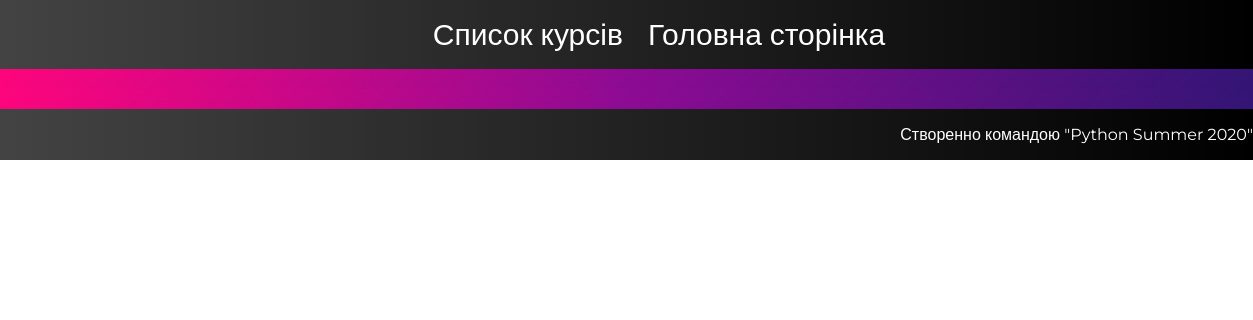
The page /course/list on the database as committed earlier.
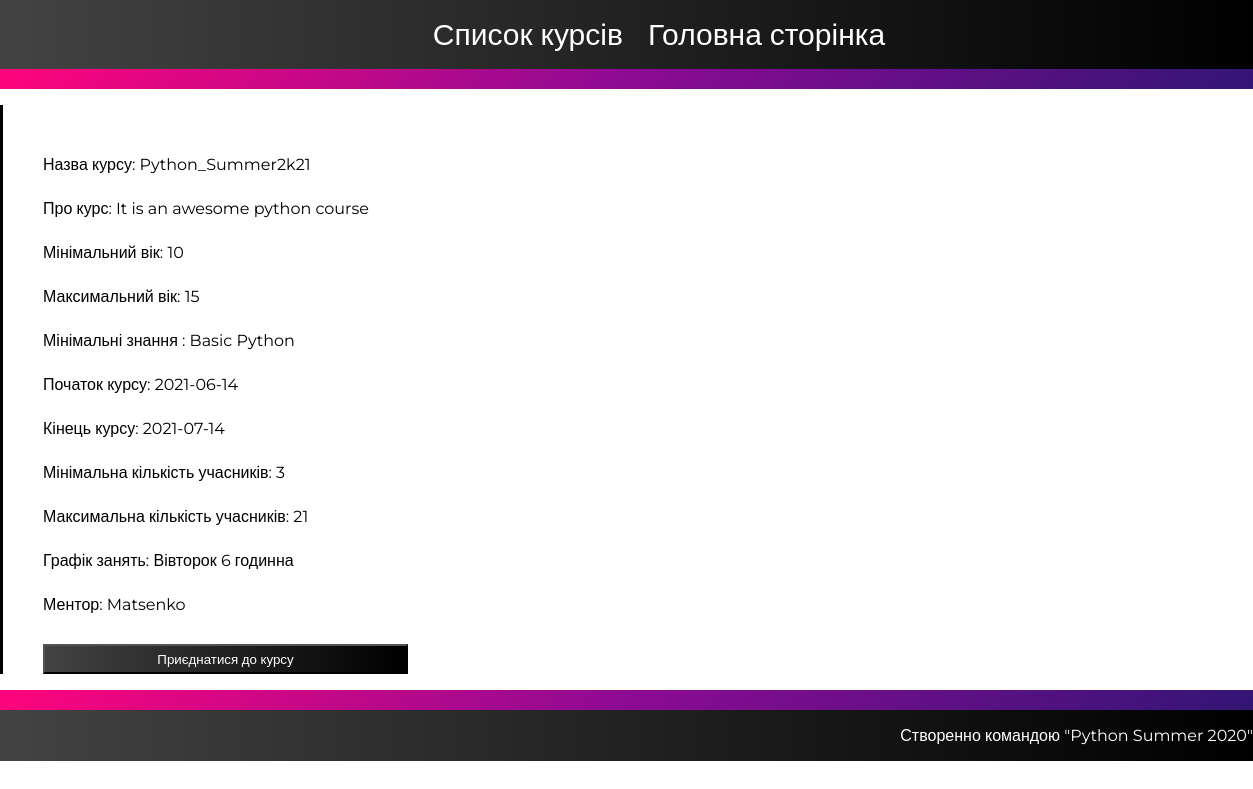
The same page on the database as committed later.
### tables this page shows
CREATE TABLE course (
    author_id INTEGER NOT NULL,
    id  INTEGER  PRIMARY KEY,  
    name TEXT NOT NULL, 
    start_date DATE NOT NULL,
    descr TEXT NOT NULL,
    students_id TEXT ,
    volunteers  TEXT NOT NULL,
    min_age INTEGER NOT NULL,
    max_age INTEGER NOT NULL,
    end_date DATE NOT NULL,
    min_people INTEGER NOT NULL,
    max_people INTEGER NOT NULL,
    schedule TEXT NOT NULL,
    min_knowledge TEXT NOT NULL,
    FOREIGN KEY (author_id) REFERENCES user_tab (id),
    FOREIGN KEY (students_id) REFERENCES user_tab (id)
);

CREATE TABLE user_tab (
  id  INTEGER  PRIMARY KEY,  
  username TEXT UNIQUE NOT NULL,
  password TEXT NOT NULL,
  name TEXT  NOT NULL,
  email TEXT UNIQUE NOT NULL,
  telephone_number TEXT UNIQUE NOT NULL ,
  birthday TEXT NOT NULL,
  prof_skills TEXT NOT NULL,
  isMentor BOOLEAN NOT NULL

);

### flaskr/main.py (the view)
@bp.route('/course/list')
def course_list():
    db = get_db()
    courses = db.execute(
        'SELECT name, start_date, descr, students_id, author_id,volunteers,min_age,max_age,end_date,min_people,max_people,schedule,min_knowledge'
        ' FROM course '
    ).fetchall()
    mentor = db.execute('SELECT username,id ' 'FROM user_tab').fetchall()
    student = db.execute('SELECT username,id ' 'FROM user_tab').fetchall()
    return render_template('course_list.html',courses=courses,mentor=mentor,student=student)

### flaskr/auth.py (called while the page is built)
@bp.before_app_request
def load_logged_in_user():
    user_id = session.get('user_id')
    if user_id is None:
        g.user = None
    else:
        g.user = get_db().execute(
            'SELECT * FROM user_tab WHERE id = ?', (user_id,)
        ).fetchone()

### flaskr/db.py (called while the page is built)
def get_db():
    if 'db' not in g:
        g.db = sqlite3.connect(
            current_app.config['DATABASE'],
            detect_types=sqlite3.PARSE_DECLTYPES
        )
        g.db.row_factory = sqlite3.Row
    return g.db

### flaskr/templates/course_list.html (shortened to what this page needs)
<!DOCTYPE html>
<html lang="en">
<head>
</head>
<body>
      <header >
        <ul>
            <li>Список курсів</li>
            <li><a href="{{url_for('home')}}">Головна сторінка</a></li>
        </ul>
    </header>
    <div class="background">
    </div>
    {% for courses in courses %}
    <div class="courses">
        <ul>
            <li>Назва курсу: {{courses['name']}}</li>
            <li>Про курс: {{courses['descr']}}</li>
            <li>Мінімальний вік: {{courses['min_age']}}</li>
            <li>Максимальний вік: {{courses['max_age']}}</li>
            <li>Мінімальні знання : {{courses['min_knowledge']}}</li>
            <li>Початок курсу: {{courses['start_date']}}</li>
            <li>Кінець курсу: {{courses['end_date']}}</li>
            <li>Мінімальна  кількість учасників: {{courses['min_people']}}</li>
            <li>Максимальна  кількість учасників: {{courses['max_people']}}</li>
            <li>Графік занять: {{courses['schedule']}}</li>
            {% for mentor in mentor  %}
            {% if mentor['id']==courses['author_id'] %}
            <li>Ментор: {{mentor['username']}}</li>
            {% endif %}
            {% endfor %}
            <form action="" class="connect_to_the_course">
                <button style="width:365px;height:30px; font-family: 'Montserrat', sans-serif;">Приєднатися до
                    курсу</button>
            </form>
        </ul>
    </div>
    {% endfor %}
    <div class="background">
    </div>
    <footer>
        <p>Створенно командою "Python Summer 2020"</p>
    </footer>
</body>
</html>

### flaskr/templates/course_list.html (style rules this page uses)
.courses { display: flex; flex-direction: column; }
body { font-family: 'Montserrat', sans-serif; margin: 0; padding: 0; overflow:scroll; }
.courses li { padding-top: 25px; }
.courses ul { list-style: none; padding-top: 25px; width: 100%; height: 100%; }
footer { display: flex; justify-content: flex-end; background-image: linear-gradient(to right, #434343 0%, black 100%); width: 100%; height: 100%; }
header { display: flex; justify-content: center; width: 100%; height: 100%; background-image: linear-gradient(to right, #434343 0%, black 100%); }
footer p { color: white; }
.connect_to_the_course { padding-top: 30px; }
.connect_to_the_course button { background-image: linear-gradient(to right, #434343 0%, black 100%); color: white; }
.courses ul { border-left: 3px solid black; }
.background { background-image: linear-gradient(-225deg, #FF057C 0%, #8D0B93 50%, #321575 100%); width: 100%; height:20px; }
header ul { list-style: none; display: flex; flex-direction: row; }
header ul li a { text-decoration: none; color: white; }
header ul li { font-size: 30px; color: white; display: flex; padding-left: 25px; }

Rows that differ between the two databases and show on the page:
added course: name "Python_Summer2k21", descr "It is an awesome python course", min_age "10", max_age "15", min_knowledge "Basic Python", start_date "2021-06-14", end_date "2021-07-14", min_people "3", max_people "21", schedule "Вівторок 6 годинна"
added user_tab: username "Matsenko"
